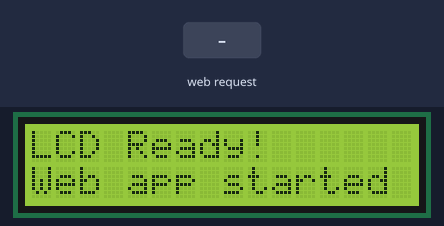
Bench run of a program on a simulated Raspberry Pi (BCM pin numbers). Parts: 16×2 character LCD. The inputs (shaded band) are chosen by the test bench. The clock reads 2024-03-15 10:24:30 at power-on unless the program sets it; what the program prints to the terminal is not drawn.

Above: at 1.2 s.
1.3 s: HTTP request for /display received with the fields line1=1, line2=1
At 2.5 s:
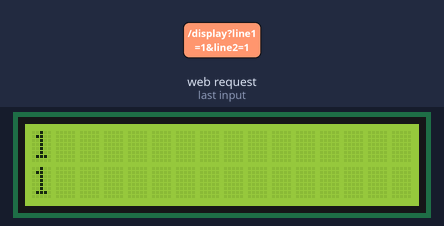
2.8 s: HTTP request for /clear received
At 3.5 s:
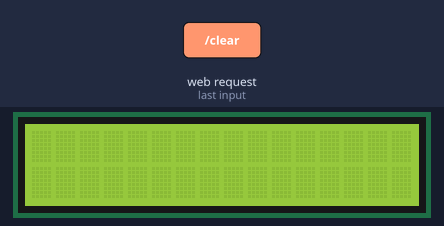
Timing chart, 0 to 5.8 s (numbered marks = the images above; inputs shaded):
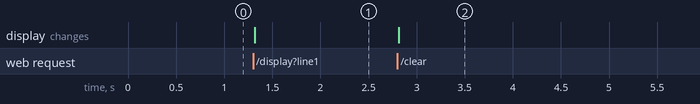

Measured:
- after the input at 1.3 s, the display: changes at once (image 1)
- after the input at 2.8 s, the display: changes at once (image 2)

The program:

app.py
```python
from flask import Flask, render_template, request
from RPLCD.i2c import CharLCD
import time

app = Flask(__name__)

# Создаем объект LCD
# Адрес по умолчанию 0x27, при необходимости замените на 0x3F или другой
lcd = CharLCD(i2c_expander='PCF8574', address=0x27, port=1,
            cols=16, rows=2, dotsize=8)

@app.route('/')
def index():
    return render_template('index.html')

@app.route('/display', methods=['POST'])
def display_text():
    # Получаем текст из формы
    line1 = request.form['line1']
    line2 = request.form['line2']

    # Очищаем дисплей
    lcd.clear()

    # Выводим первую строку
    lcd.cursor_pos = (0, 0)  # Первая строка
    lcd.write_string(line1[:16])  # Ограничиваем 16 символами

    # Выводим вторую строку
    lcd.cursor_pos = (1, 0)  # Вторая строка
    lcd.write_string(line2[:16])  # Ограничиваем 16 символами

    return render_template('index.html',
                           message="Текст успешно отправлен на дисплей!",
                           line1=line1,
                           line2=line2)

@app.route('/clear', methods=['POST'])
def clear_display():
    # Очищаем дисплей
    lcd.clear()
    return render_template('index.html', message="Дисплей очищен!")

if __name__ == '__main__':
    try:
        # При запуске программы здороваемся
        lcd.clear()
        lcd.write_string("LCD Ready!")
        lcd.cursor_pos = (1, 0)
        lcd.write_string("Web app started")

        # Запускаем веб-сервер
        app.run(host='0.0.0.0', port=5000, debug=True)

    except KeyboardInterrupt:
        # При выходе очищаем дисплей
        lcd.clear()
        print("Программа завершена.")
```
